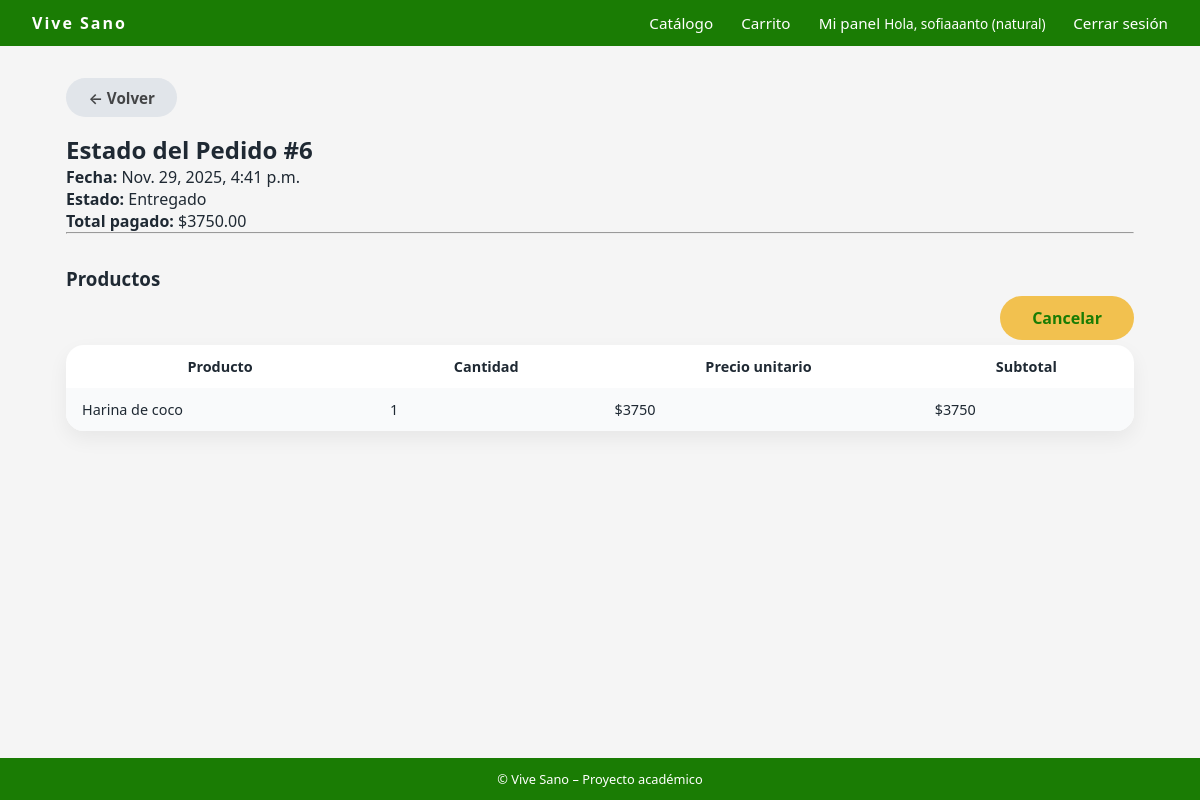
Page /productos/pedido/6/ (signed in) on the committed database.
### usuarios/models.py (models this page shows, shortened)
class Usuario(AbstractUser):
    TIPO_CLIENTE = [
        ("natural", "Persona Natural"),
        ("empresa", "Empresa"),
        ("admin", "Administrador"),
        ("atencion_cliente", "Atención al Cliente"),
    ]
    rut = models.CharField(max_length=12, unique=True, blank=True, null=True)
    tipo_cliente = models.CharField(
        max_length=20,
        choices=TIPO_CLIENTE,
        default="natural"
    )

### productos/models.py (models this page shows, shortened)
class Pedido(models.Model):
    ESTADOS = [
        ("pendiente", "Pendiente (sin pago real)"),
        ("pagado", "Pagado (simulado)"),
        ("en camino", "En camino"),
        ("entregado", "Entregado"),
        ("cancelado", "Cancelado"),
        ("modificado", "Modificado"),
    ]
    usuario = models.ForeignKey(settings.AUTH_USER_MODEL, on_delete=models.CASCADE)
    creado = models.DateTimeField(auto_now_add=True)
    actualizado = models.DateTimeField(auto_now=True)
    total = models.DecimalField(max_digits=10, decimal_places=2, default=0)
    estado = models.CharField(max_length=20, choices=ESTADOS, default="pendiente")

class PedidoItem(models.Model):
    pedido = models.ForeignKey(Pedido, related_name="items", on_delete=models.CASCADE)
    producto = models.ForeignKey(Producto, on_delete=models.PROTECT)
    cantidad = models.PositiveIntegerField()
    precio_unitario = models.DecimalField(max_digits=10, decimal_places=0)
    def subtotal(self):
        return self.cantidad * self.precio_unitario

class Producto(models.Model):
    CATEGORIAS = [
        ("organicos", "Orgánicos"),
        ("harinas", "Harinas"),
        ("sin gluten", "Sin Gluten"),
        ("s/lacteos", "Sin Lácteos"),
        ("bebidas", "Bebidas"),
        ("snacks", "Snacks"),
        ("suplementos", "Suplementos"),
        ("otros", "Otros"),
    ]
    nombre = models.CharField(max_length=100)
    descripcion = models.TextField(blank=True)
    precio = models.DecimalField(max_digits=10, decimal_places=0)
    stock = models.PositiveIntegerField(default=0)
    categoria = models.CharField(max_length=20, choices=CATEGORIAS, default="otros")
    activo = models.BooleanField(default=True)
    imagen = models.ImageField(
        upload_to="productos/",
        blank=True,
        null=True,
    )
    creado = models.DateTimeField(auto_now_add=True)
    actualizado = models.DateTimeField(auto_now=True)

### productos/views.py (the view)
# urls.py: path("pedido/<int:pedido_id>/", views.ver_estado_pedido, name="ver_estado_pedido"),
@login_required
def ver_estado_pedido(request, pedido_id):
    pedido = get_object_or_404(Pedido, id=pedido_id, usuario=request.user)
    items = PedidoItem.objects.filter(pedido=pedido)
    context = {
        "pedido": pedido,
        "items": items,
    }
    return render(request, "productos/pedido_detalle.html", context)

### productos/templates/productos/pedido_detalle.html (shortened to what this page needs)
{% extends 'core/base.html' %}
{% block content %}
<div class="container">
    <a href="{% url 'mis_pedidos' %}" class="btn btn-secondary"
   style="
        display: inline-flex;
        align-items: center;
        gap: 6px;
        text-decoration: none;
        color: #000000b3;
        font-weight: 600;
        margin-bottom: 1rem;
   ">
    ← Volver
    </a>
    <h2>Estado del Pedido #{{ pedido.id }}</h2>
    <p><strong>Fecha:</strong> {{ pedido.creado }}</p>
    <p><strong>Estado:</strong> {{ pedido.get_estado_display }}</p>
    <p><strong>Total pagado:</strong> ${{ pedido.total }}</p>
    <hr>
        <h3>Productos</h3>
            <table class="cart-table">
                <tr>
                    <th>Producto</th>
                    <th>Cantidad</th>
                    <th>Precio unitario</th>
                    <th>Subtotal</th>
                </tr>
                {% for item in items %}
                <tr>
                    <td>{{ item.producto.nombre }}</td>
                    <td>{{ item.cantidad }}</td>
                    <td>${{ item.precio_unitario }}</td>
                    <td>${{ item.subtotal }}</td>
                </tr>
                {% endfor %}
                <div style="margin-top:1rem; text-align:right;">
                    <a href="{% url 'cancelar_pedido' pedido.id %}" class="btn-primary btn-danger"
                        onclick="return confirm('¿Estás seguro que quieres cancelar este pedido?');">
                        Cancelar
                    </a>
                </div>
            </table>
</div>
{% endblock %}

### core/templates/core/base.html (shortened to what this page needs)
{% load static %}
<!DOCTYPE html>
<html>
<head>
    <link rel="stylesheet" href="{% static 'core/css/styles.css' %}">
</head>
<body>
<div class="site-wrapper">
    <header>
        <nav class="navbar">
            <div class="navbar-logo">
                Vive Sano
            </div>
            <div class="navbar-nav">
                <a href="{% url 'catalogo_productos' %}">Catálogo</a>
                {% if user.is_authenticated %}
                    <a href="{% url 'ver_carrito' %}">Carrito</a>
                    <a href="{% url 'dashboard' %}">Mi panel</a>
                    <span class="navbar-user">
                        Hola, {{ user.username }} ({{ user.tipo_cliente }})
                    </span>
                    <a href="{% url 'logout' %}">Cerrar sesión</a>
                {% else %}
                    <a href="{% url 'login' %}">Iniciar sesión</a>
                    <a href="{% url 'registrar' %}">Crear cuenta</a>
                {% endif %}
            </div>
        </nav>
    </header>
    <main>
        {% block content %}{% endblock %}
    </main>
    <footer class="footer">
        © {{ now|date:"Y" }} Vive Sano – Proyecto académico
    </footer>
</div>
</body>
</html>

### core/static/core/css/styles.css (style rules this page uses)
* { margin: 0; padding: 0; box-sizing: border-box; }
body { font-family: system-ui, -apple-system, BlinkMacSystemFont, "Segoe UI", sans-serif; background-color: #f5f5f5; color: #1f2933; }
.site-wrapper { min-height: 100vh; display: flex; flex-direction: column; }
main { flex: 1; }
.navbar { background-color:hsl(109, 94%, 25%); color: #ffffff; padding: 0.75rem 2rem; display: flex; align-items: center; justify-content: space-between; }
.navbar-logo { font-weight: 700; letter-spacing: 2px; }
.navbar-nav a { color: #ffffff; text-decoration: none; margin-left: 1.5rem; font-size: 0.95rem; }
.navbar-user { font-size: 0.85rem; }
.container { max-width: 1100px; margin: 2rem auto; padding: 0 1rem; }
.btn { display: inline-block; padding: 0.6rem 1.4rem; border-radius: 999px; border: none; cursor: pointer; font-size: 0.95rem; font-weight: 600; text-decoration: none; text-align: center; }
.btn-primary { background-color: #f2c14f; color:hsl(109, 94%, 25%); }
.btn-secondary { background-color: #e1e5ea; color:hsl(109, 94%, 25%); }
.cart-table { width: 100%; border-collapse: collapse; margin-top: 1rem; background-color: #ffffff; border-radius: 18px; overflow: hidden; box-shadow: 0 8px 20px rgba(0,0,0,0.06); }
.cart-table th, .cart-table td { padding: 0.75rem 1rem; font-size: 0.9rem; }
.cart-table tr:nth-child(even) { background-color: #f9fafb; }
.footer { background-color: hsl(109, 94%, 25%); color: #ffffff; text-align: center; padding: 0.75rem; font-size: 0.8rem; }
.btn-primary { padding: 0.7rem 2rem; background: #f2c14f; border-radius: 50px; text-decoration: none; font-weight: bold; color: hsl(109, 94%, 25%); transition: 0.2s; }

### rows in the picture
Usuario: username "sofiaaanto", tipo_cliente "natural"
Pedido: id "6", creado "Nov. 29, 2025, 4:41 p.m.", estado "Entregado", total "3750.00"
PedidoItem: producto.nombre "Harina de coco", cantidad "1", precio_unitario "3750", subtotal "3750"
